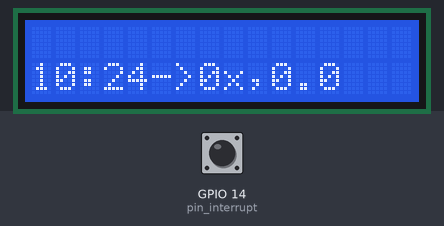
Simulated run of this sketch. Board: ESP32. Parts: 16×2 character LCD. Inputs (shaded band) come from the test bench; at power-on: GPIO 14 (pin_interrupt) HIGH. WiFi joins after 1.5 s; servers stay silent unless stated; the local clock reads 2024-03-15 10:24:30 at power-on unless the sketch sets it; what the sketch prints to the serial monitor is not drawn.

Above: at 5.9 s.
6.0 s: GPIO 14 (pin_interrupt) pulled LOW for 0.15 s
At 7.8 s:
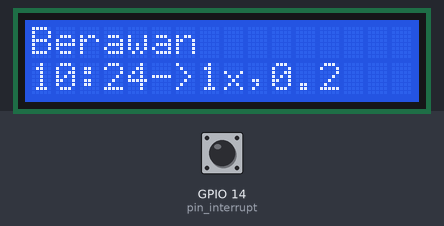
8.7 s: GPIO 14 (pin_interrupt) pulled LOW for 1 s
At 11.7 s:
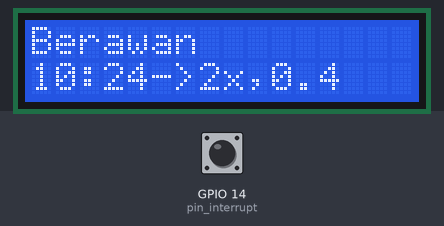
12.0 s: GPIO 14 (pin_interrupt) pulled LOW for 0.15 s
At 15.0 s:
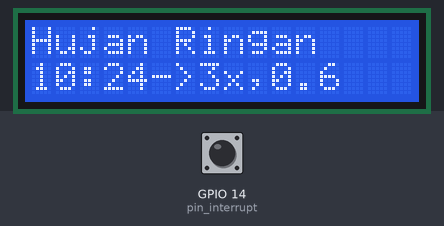
15.1 s: GPIO 14 (pin_interrupt) pulled LOW for 1 s
At 16.7 s:
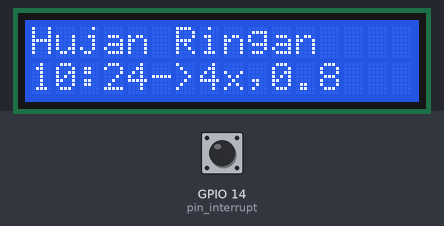
Timing chart, 0 to 18.2 s (numbered marks = the images above; inputs shaded):
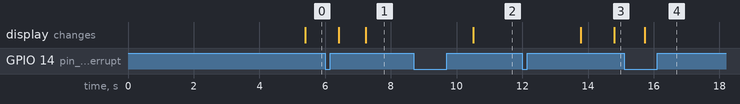

The sketch:

ARG_FIX.ino
```cpp
//Curah hujan adalah jumlah air yang jatuh di permukaan tanah selama periode tertentu yang diukur dengan satuan tinggi milimeter (mm) di atas permukaan horizontal.
//Curah hujan 1 mm adalah jumlah air hujan yang jatuh di permukaan per satuan luas (m2) dengan volume sebanyak 1 liter tanpa ada yang menguap, meresap atau mengalir (Aldrian dkk, 2011).Curah hujan adalah jumlah air yang jatuh di permukaan tanah selama periode tertentu yang diukur dengan satuan tinggi milimeter (mm) di atas permukaan horizontal. Curah hujan 1 mm adalah jumlah air hujan yang jatuh di permukaan per satuan luas (m2) dengan volume sebanyak 1 liter tanpa ada yang menguap, meresap atau mengalir (Aldrian dkk, 2011).

//Perhitungan rumus
//Tinggi curah hujan (cm) = volume yang dikumpulkan (mL) / area pengumpulan (cm2)
//Luas kolektor (Corong) 5,5cm x 3,5cm = 19,25 cm2
//Koleksi per ujung tip kami dapat dengan cara menuangkan 100ml air ke kolektor kemudian menghitung berapa kali air terbuang dari tip,
//Dalam perhitungan yang kami lakukan air terbuang sebanyak 70 kali. 100ml / 70= 1.42mL per tip.
//Jadi 1 tip bernilai 1.42 / 19.25 = 0,07cm atau 0.70 mm curah hujan.

// PENTING
// Nilai kalibrasi yang kami lakukan berlaku untuk semua sensor curah hujan yang kami jual tentu Anda dapat melakukan kalibrasi ulang sendiri jika dibutuhkan.

#include <Wire.h>
#include <LiquidCrystal_I2C.h>
#include "RTClib.h"
#include <ThingSpeak.h>
#include <WiFi.h>

#define SECRET_SSID "haribulusan"    // Ganti dengan Username internet yang tersedia
#define SECRET_PASS "larasati"  // Ganti dengan Password internet yang tersedia
#define SECRET_CH_ID 1526409     // Ganti dengan channel number Thingspeak
#define SECRET_WRITE_APIKEY "YCYQUFT2988OWHID"   // Ganti dengan API Write key Thingspeak

char ssid[] = SECRET_SSID;
char pass[] = SECRET_PASS;
int keyIndex = 0;

unsigned long myChannelNumber = SECRET_CH_ID;
const char * myWriteAPIKey = SECRET_WRITE_APIKEY;

WiFiClient client;
RTC_DS3231 rtc;
DateTime now;


// Gunakan pin D5 pada NodeMCU, GPIO14 pada ESP32, Tegangan 3,3V Kemudian upload code ini
const int pin_interrupt = 14; // Menggunakan pin interrupt https://www.arduino.cc/reference/en/language/functions/external-interrupts/attachinterrupt/
long int jumlah_tip = 0;
long int temp_jumlah_tip = 0;
float curah_hujan = 0.00;
float curah_hujan_per_menit = 0.00;
float curah_hujan_per_jam = 0.00;
float curah_hujan_per_hari = 0.00;
float curah_hujan_hari_ini = 0.00;
float temp_curah_hujan_per_menit = 0.00;
float temp_curah_hujan_per_jam = 0.00;
float temp_curah_hujan_per_hari = 0.00;
float milimeter_per_tip = 0.20;
String cuaca = "Berawan";
volatile boolean flag = false;

// Set alamat I2C LCD 0x27
LiquidCrystal_I2C lcd(0x27, 16, 2);

// Inisialisasi struktur waktu
String jam, menit, detik;

void ICACHE_RAM_ATTR_hitung_curah_hujan()
{
  flag = true;
}

void setup()
{
  Serial.begin(9600);
  // Inisialisasi LCD
  lcd.begin();
  // Menyalakan lampu latar lCD
  lcd.backlight();
  //Clear LCD
  lcd.clear();

  pinMode(pin_interrupt, INPUT);
  attachInterrupt(digitalPinToInterrupt(pin_interrupt), ICACHE_RAM_ATTR_hitung_curah_hujan, FALLING); // Akan menghitung tip jika pin berlogika dari HIGH ke LOW
  printSerial();
  WiFi.mode(WIFI_STA);
  ThingSpeak.begin(client);  // Initialize ThingSpeak
       pinMode(pin_interrupt, INPUT);
       attachInterrupt(digitalPinToInterrupt(pin_interrupt), ICACHE_RAM_ATTR_hitung_curah_hujan, FALLING); // Akan menghitung tip jika pin berlogika dari HIGH ke LOW
  // Inisialisasi RTC
  if (!rtc.begin())
  {
    Serial.println("Couldn't find RTC");
    while (1)
      ;
  }
  //=======Hanya dibuka komen nya jika akan kalibrasi waktu saja (hanya sekali) setelah itu harus di tutup komennya kembali supaya tidak set waktu terus menerus=======
  //rtc.adjust(DateTime(F(__DATE__), F(__TIME__))); // Set waktu langsung dari waktu PC
  //rtc.adjust(DateTime(2021, 11, 9, 5, 10, 0)); // Set Tahun, bulan, tanggal, jam, menit, detik secara manual
  // Cukup dibuka salah satu dari 2 baris diatas, pilih set waktu secara manual atau dari PC
  //===================================================================================================================================================================


  bacaRTC();
  printSerial();
}
void loop()
{
  if(WiFi.status() != WL_CONNECTED)
  {
    Serial.print("Attempting to connect to SSID: ");
    Serial.println(SECRET_SSID);
    while(WiFi.status() != WL_CONNECTED){
      WiFi.begin(ssid, pass);  //Mencoba untuk menghubungkan ke internet
      Serial.print(".");
      delay(5000);
    }
    Serial.println("\nConnected.");
  }

  if (flag == true) // don't really need the == true but makes intent clear for new users
  {
    curah_hujan += milimeter_per_tip; // Akan bertambah nilainya saat tip penuh
    jumlah_tip++;
    delay(500);
    flag = false; // reset flag
  }

  DateTime now = rtc.now(); // Ambil data waktu dari DS3231
  jam = String(now.hour(), DEC);
  menit = String(now.minute(), DEC);
  detik = String(now.second(), DEC);
  curah_hujan_hari_ini = jumlah_tip * milimeter_per_tip;
  lcd.setCursor(0, 1);
  lcd.print(konversi_jam(jam) + ":" + konversi_jam(menit));
  lcd.print("->");
  lcd.print(jumlah_tip);
  lcd.print("x,");
  lcd.print(curah_hujan_hari_ini, 1);
  lcd.print(" ");
  temp_curah_hujan_per_menit = curah_hujan;
  delay(1000);

  bacaRTC();
  curah_hujan_hari_ini = jumlah_tip * milimeter_per_tip;
  temp_curah_hujan_per_menit = curah_hujan;
  //Probabilistik Curah Hujan https://www.bmkg.go.id/cuaca/probabilistik-curah-hujan.bmkg
  if (curah_hujan_hari_ini <= 0.00 && curah_hujan_hari_ini <= 0.50)
  {
    cuaca = "Berawan           ";
  }
  if (curah_hujan_hari_ini > 0.50 && curah_hujan_hari_ini <= 20.00)
  {
    cuaca = "Hujan Ringan      ";
  }
  if (curah_hujan_hari_ini > 20.00 && curah_hujan_hari_ini <= 50.00)
  {
    cuaca = "Hujan Sedang      ";
  }
  if (curah_hujan_hari_ini > 50.00 && curah_hujan_hari_ini <= 100.00)
  {
    cuaca = "Hujan Lebat       ";
  }
  if (curah_hujan_hari_ini > 100.00 && curah_hujan_hari_ini <= 150.00)
  {
    cuaca = "Hujan Sangat Lebat";
  }
  if (curah_hujan_hari_ini > 150.00)
  {
    cuaca = "Hujan ekstrem     ";
  }

  lcd.setCursor(0, 0);
  lcd.print(cuaca); // Print cuaca hari ini (Ini bukan ramalan cuaca tapi membaca cuaca yang sudah terjadi/ sedang terjadi hari ini)
  if (detik.equals("0")) // Hanya print pada detik 0
  {
    curah_hujan_per_menit = temp_curah_hujan_per_menit; // Curah hujan per menit dihitung ketika detik 0
    temp_curah_hujan_per_jam += curah_hujan_per_menit;  // Curah hujan per jam dihitung dari penjumlahan curah hujan per menit namun disimpan dulu dalam variabel temp
    if (menit.equals("0"))
    {
      curah_hujan_per_jam = temp_curah_hujan_per_jam;   // Curah hujan per jam baru dihitung ketika menit 0
      temp_curah_hujan_per_hari += curah_hujan_per_jam; //// Curah hujan per hari dihitung dari penjumlahan curah hujan per jam namun disimpan dulu dalam variabel temp
      temp_curah_hujan_per_jam = 0.00;                  // Reset temp curah hujan per jam
    }
    if (menit.equals("0") && jam.equals("0"))
    {
      curah_hujan_per_hari = temp_curah_hujan_per_hari; // Curah hujan per jam baru dihitung ketika menit 0 dan jam 0 (Tengah malam)
      temp_curah_hujan_per_hari = 0.00;                 // Reset temp curah hujan per hari
      curah_hujan_hari_ini = 0.00;                      // Reset curah hujan hari ini
      jumlah_tip = 0;                                   // Jumlah tip di reset setap 24 jam sekali (Tengah malam)
    }
    temp_curah_hujan_per_menit = 0.00;
    curah_hujan = 0.00;
    delay(1000);
  }
  if ((jumlah_tip != temp_jumlah_tip) || (detik.equals("0"))) // Print serial setiap 1 menit atau ketika jumlah_tip berubah
  {
    printSerial();
  }
  temp_jumlah_tip = jumlah_tip;
  ThingSpeak.setField(1, jumlah_tip);
  ThingSpeak.setField(2, curah_hujan_hari_ini);
  ThingSpeak.setField(3, curah_hujan_per_menit);
  ThingSpeak.setField(4, curah_hujan_per_jam);
  ThingSpeak.setField(5, curah_hujan_per_hari);
  ThingSpeak.writeFields(myChannelNumber, myWriteAPIKey);
  }
String konversi_jam(String angka) // Fungsi untuk supaya jika angka satuan ditambah 0 di depannya, Misalkan jam 1 maka jadi 01 pada LCD
{
  if (angka.length() == 1)
  {
    angka = "0" + angka;
  }
  else
  {
    angka = angka;
  }
  return angka;
}

void bacaRTC()
{
  now = rtc.now(); // Ambil data waktu dari DS3231
  jam = String(now.hour(), DEC);
  menit = String(now.minute(), DEC);
  detik = String(now.second(), DEC);
}

void printSerial()
{
  Serial.println(konversi_jam(jam) + ":" + konversi_jam(menit));
  Serial.print("Cuaca=");
  Serial.println(cuaca); // Print cuaca hari ini (Ini bukan ramalan cuaca tapi membaca cuaca yang sudah terjadi/ sedang terjadi hari ini)
  Serial.print("Jumlah tip=");
  Serial.print(jumlah_tip);
  Serial.println(" kali ");
  Serial.print("Curah hujan hari ini=");
  Serial.print(curah_hujan_hari_ini, 1);
  Serial.println(" mm ");
  Serial.print("Curah hujan per menit=");
  Serial.print(curah_hujan_per_menit, 1);
  Serial.println(" mm ");
  Serial.print("Curah hujan per jam=");
  Serial.print(curah_hujan_per_jam, 1);
  Serial.println(" mm ");
  Serial.print("Curah hujan per hari=");
  Serial.print(curah_hujan_per_hari, 1);
  Serial.println(" mm ");
}
```

Measured:
- after the input at 6.0 s, the display: first differs from a run without the input after 1.2 s (image 1)
- after the input at 8.7 s, the display: changes after 1.8 s (image 2)
- after the input at 12.0 s, the display: first changes after 1.8 s (image 3 shows a later state)
- after the input at 15.1 s, the display: changes after 0.63 s (image 4)
